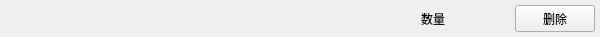
<?xml version="1.0" encoding="UTF-8"?>
<ui version="4.0">
 <class>CabinetListItem</class>
 <widget class="QWidget" name="CabinetListItem">
  <property name="geometry">
   <rect>
    <x>0</x>
    <y>0</y>
    <width>600</width>
    <height>37</height>
   </rect>
  </property>
  <property name="windowTitle">
   <string>Form</string>
  </property>
  <property name="styleSheet">
   <string notr="true"/>
  </property>
  <layout class="QHBoxLayout" name="horizontalLayout" stretch="15,2,1,1">
   <property name="leftMargin">
    <number>5</number>
   </property>
   <property name="topMargin">
    <number>5</number>
   </property>
   <property name="rightMargin">
    <number>5</number>
   </property>
   <property name="bottomMargin">
    <number>5</number>
   </property>
   <item>
    <widget class="QLabel" name="name">
     <property name="text">
      <string/>
     </property>
    </widget>
   </item>
   <item>
    <widget class="QLabel" name="label_2">
     <property name="text">
      <string>数量</string>
     </property>
    </widget>
   </item>
   <item>
    <widget class="QLabel" name="num">
     <property name="text">
      <string/>
     </property>
    </widget>
   </item>
   <item>
    <widget class="QPushButton" name="pushButton">
     <property name="sizePolicy">
      <sizepolicy hsizetype="Preferred" vsizetype="Preferred">
       <horstretch>0</horstretch>
       <verstretch>0</verstretch>
      </sizepolicy>
     </property>
     <property name="text">
      <string>删除</string>
     </property>
    </widget>
   </item>
  </layout>
 </widget>
 <resources/>
 <connections/>
</ui>
